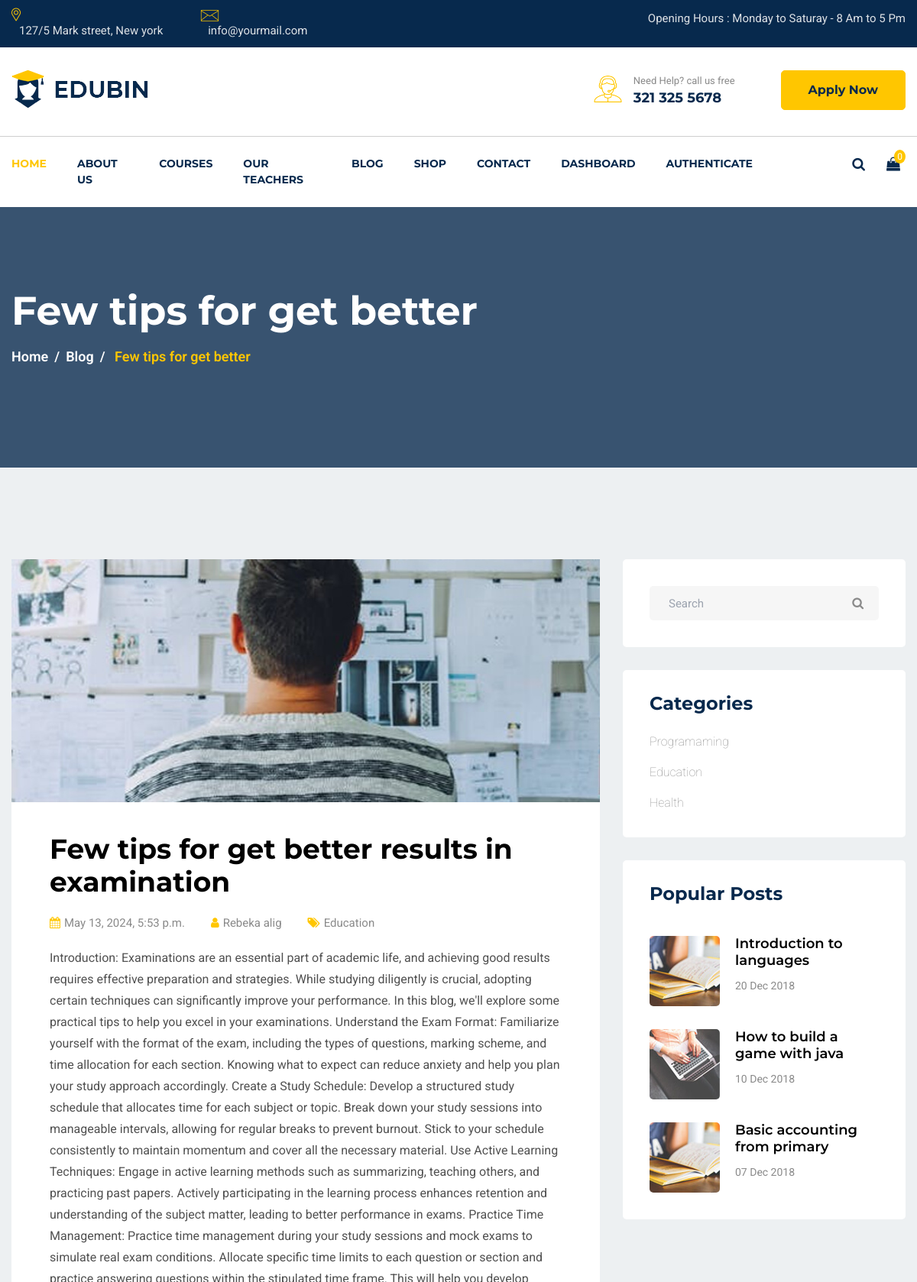
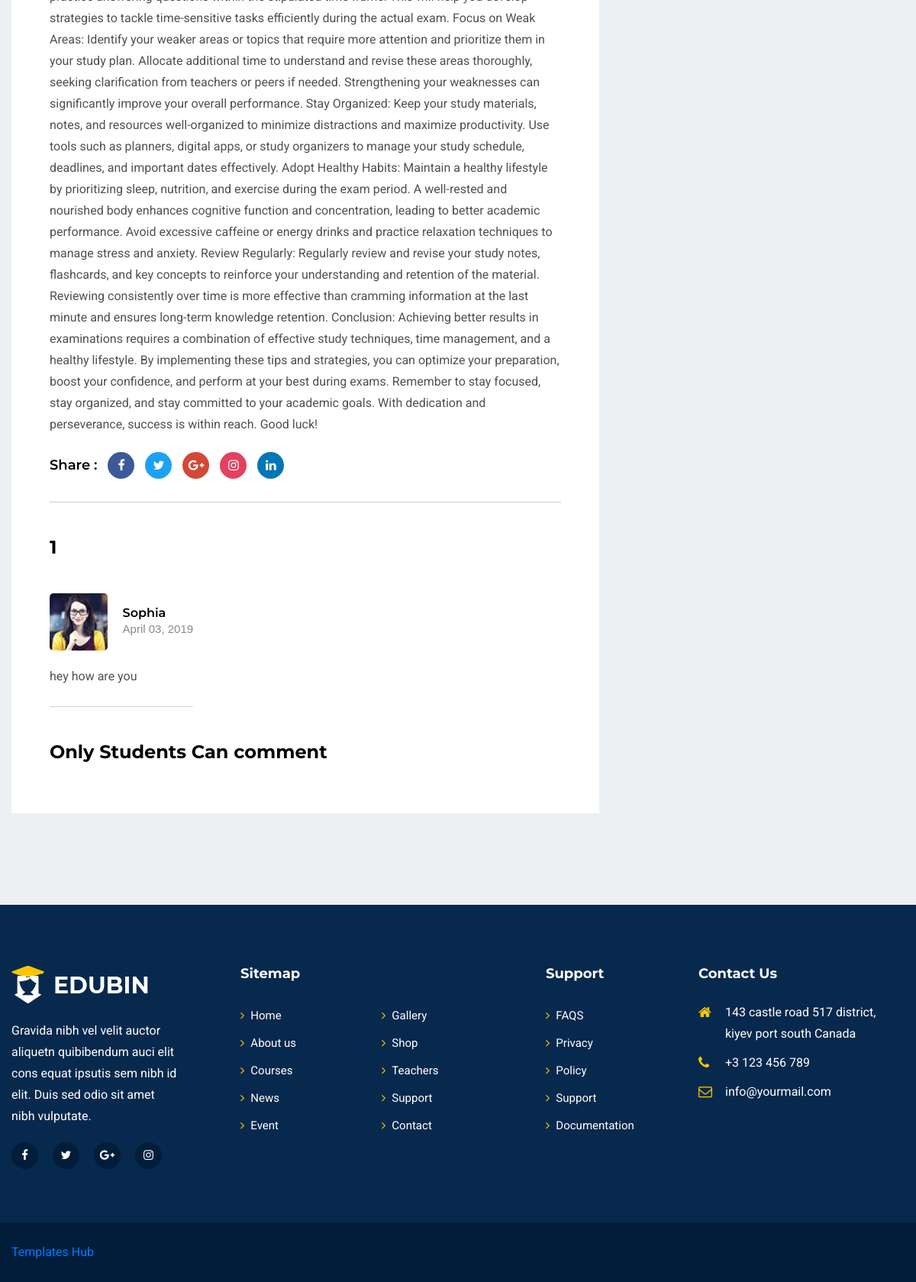
The page /mentor/blogs-single/1 on the database its author committed (2 pictures, top to bottom).
### mentor/models.py (models this page shows, shortened)
class Blog(models.Model):
    teacher = models.ForeignKey(Teacher, on_delete=models.CASCADE, related_name='blog_teacher')
    title = models.CharField(max_length=100)
    category = models.ForeignKey(Category,on_delete=models.CASCADE, related_name='blog_category')
    content = models.TextField(null=False,blank=False)
    image = models.ImageField(upload_to='blog_images', null=True, blank=True)
    created_at = models.DateTimeField(auto_now_add=True,null=True)

class Teacher(models.Model):
    teacher = models.ForeignKey(User,on_delete=models.CASCADE,related_name='teacher')
    image = models.ImageField(upload_to='teacher_images', null=True, blank=True)
    position = models.CharField(max_length=20)
    about = models.TextField(max_length=2000,null=False,blank=False)
    achievements = models.TextField(max_length=1500,null=False,blank=False)
    objectives = models.TextField(max_length=1500,null=False,blank=False)
    created_at = models.DateTimeField(auto_now_add=True,null=True)

class Category(models.Model):
    name = models.CharField(max_length=100)

class BlogReview(models.Model):
    student = models.ForeignKey(Student,on_delete=models.CASCADE, related_name='blog_review_student')
    comment = models.TextField(max_length=800,null=False,blank=False)
    blog = models.ForeignKey(Blog,on_delete=models.CASCADE,related_name='review_blog_content',null=True)
    created_at = models.DateTimeField(auto_now_add=True,null=True)

class Student(models.Model):
    student = models.ForeignKey(User,on_delete=models.CASCADE,related_name='student')
    image = models.ImageField(upload_to='student_images', null=True, blank=True)
    created_at = models.DateTimeField(auto_now_add=True,null=True)

### mentor/views.py (the view)
# urls.py: path('blogs-single/<int:id>', views.blogs_single, name="blogs-single"),
def blogs_single(request,id):
    blog = models.Blog.objects.get(id=id)
    blog_review = models.BlogReview.objects.filter(blog=blog)
    category = models.Category.objects.all()[:10]
    if request.user.is_authenticated and models.Student.objects.filter(student=request.user).exists():
        userId = request.user
        student = models.Student.objects.get(student=userId)
        studentId = student.id
        studentImage = json.dumps(student.image.url)
        username = json.dumps(student.student.username)
        context={
            'blog':blog,
            'blog_review':blog_review,
            'student': True,
            'studentId':studentId,
            'studentImage':studentImage,
            'username':username,
            'category':category
        }
    else:
        context = {
            'blog':blog,
            'blog_review':blog_review,
            'student': False,
            'category':category
        }
    return render(request,'mentor/blog-single.html',context=context)

### mentor/templates/mentor/blog-single.html (shortened to what this page needs)
{% extends 'mentor/base.html' %}
{% load static %}
  {% block content %}
  <section
  id="page-banner"
  class="pt-105 pb-130 bg_cover"
  data-overlay="8"
  style="background-image: url(images/page-banner-4.jpg %})"
>
  <div class="container">
    <div class="row">
      <div class="col-lg-12">
        <div class="page-banner-cont">
          <h2>Few tips for get better</h2>
          <nav aria-label="breadcrumb">
            <ol class="breadcrumb">
              <li class="breadcrumb-item"><a href="#">Home</a></li>
              <li class="breadcrumb-item"><a href="#">Blog</a></li>
              <li class="breadcrumb-item active" aria-current="page">
                Few tips for get better
              </li>
            </ol>
          </nav>
        </div>
      </div>
    </div>
  </div>
  </section>
    <section id="blog-singel" class="pt-90 pb-120 gray-bg">
      <div class="container">
        <div class="row">
          <div class="col-lg-8">
            <div class="blog-details mt-30">
              <div class="thum">
                <img src="{{blog.image.url}}" alt="Blog Details" />
              </div>
              <div class="cont">
                <h3>{{blog.title}}</h3>
                <ul>
                  <li>
                    <a href="#"
                      ><i class="fa fa-calendar"></i>{{blog.created_at}}</a
                    >
                  </li>
                  <li>
                    <a href="#"
                      ><i class="fa fa-user"></i
                      >{{blog.teacher.teacher.username}}</a
                    >
                  </li>
                  <li>
                    <a href="#"
                      ><i class="fa fa-tags"></i>{{blog.category.name}}</a
                    >
                  </li>
                </ul>
                <p>{{blog.content}}</p>
                <ul class="share">
                  <li class="title">Share :</li>
                  <li>
                    <a href="#"><i class="fa fa-facebook-f"></i></a>
                  </li>
                  <li>
                    <a href="#"><i class="fa fa-twitter"></i></a>
                  </li>
                  <li>
                    <a href="#"><i class="fa fa-google-plus"></i></a>
                  </li>
                  <li>
                    <a href="#"><i class="fa fa-instagram"></i></a>
                  </li>
                  <li>
                    <a href="#"><i class="fa fa-linkedin"></i></a>
                  </li>
                </ul>
                <div class="blog-comment pt-45">
                  <div class="title pb-15">
                    <h3>{{blog_review.count}}</h3>
                  </div>
                  <ul id="review">
                      {% for review in blog_review %}
                        <li>
                          <div class="comment">
                            <div class="comment-author">
                              <div class="author-thum">
                                <img src="{{ review.student.image.url }}" style="height: 2cm; width: auto;" alt="Reviews" />
                              </div>
                              <div class="comment-name">
                                <h6>{{ review.student.student.username }}</h6>
                                <span>April 03, 2019</span>
                              </div>
                            </div>
                            <div class="comment-description pt-20">
                              <p>{{ review.comment }}</p>
                            </div>
                          </div>
                        </li>
                      {% endfor %}
                  </ul>
                    {% if student %}
                      <div class="title pt-45 pb-25">
                        <h3>Leave a comment</h3>
                      </div>
                      <div class="comment-form">
                        <form action="#">
                          <div class="row">
                            <div class="col-md-12">
                              <div class="form-singel">
                                <textarea
                                  placeholder="Comment"
                                  id="message"
                                ></textarea>
                              </div>
                            </div>
                            <div class="col-md-12">
                              <div class="form-singel">
                                <button class="main-btn" id="review-submit">
                                  Submit
                                </button>
                              </div>
                            </div>
                          </div>
                        </form>
                      </div>
                    {% else %}
                      <div class="title pt-45 pb-25">
                        <h3>Only Students Can comment</h3>
                      </div>
                    {% endif %}
                </div>
              </div>
            </div>
          </div>
          <div class="col-lg-4">
            <div class="saidbar">
              <div class="row">
                <div class="col-lg-12 col-md-6">
                  <div class="saidbar-search mt-30">
                    <form action="#">
                      <input type="text" placeholder="Search" />
                      <button type="button">
                        <i class="fa fa-search"></i>
                      </button>
                    </form>
                  </div>
                  <div class="categories mt-30">
                    <h4>Categories</h4>
                    <ul>
                      {% for category in category %}
                        <li><a href="#">{{category.name}}</a></li>
                      {% endfor %}
                    </ul>
                  </div>
                </div>
                <div class="col-lg-12 col-md-6">
                  <div class="saidbar-post mt-30">
                    <h4>Popular Posts</h4>
                    <ul>
                      <li>
                        <a href="#">
                          <div class="singel-post">
                            <div class="thum">
                              <img
                                src="{% static 'images/blog/blog-post/bp-1.jpg' %}"
                                alt="Blog"
                              />
                            </div>
                            <div class="cont">
                              <h6>Introduction to languages</h6>
                              <span>20 Dec 2018</span>
                            </div>
                          </div>
                        </a>
                      </li>
                      <li>
                        <a href="#">
                          <div class="singel-post">
                            <div class="thum">
                              <img
                                src="{% static 'images/blog/blog-post/bp-2.jpg' %}"
                                alt="Blog"
                              />
                            </div>
                            <div class="cont">
                              <h6>How to build a game with java</h6>
                              <span>10 Dec 2018</span>
                            </div>
                          </div>
                        </a>
                      </li>
                      <li>
                        <a href="#">
                          <div class="singel-post">
                            <div class="thum">
                              <img
                                src="{% static 'images/blog/blog-post/bp-1.jpg' %}"
                                alt="Blog"
                              />
                            </div>
                            <div class="cont">
                              <h6>Basic accounting from primary</h6>
                              <span>07 Dec 2018</span>
                            </div>
                          </div>
                        </a>
                      </li>
                    </ul>
                  </div>
                </div>
              </div>
            </div>
          </div>
        </div>
      </div>
    </section>
    {% endblock %}

### static/css/default.css (style rules this page uses)
.mt-30 { margin-top: 30px; }
.pt-20 { padding-top: 20px; }
.pt-45 { padding-top: 45px; }
.pt-90 { padding-top: 90px; }
.pt-105 { padding-top: 105px; }
.pb-15 { padding-bottom: 15px; }
.pb-25 { padding-bottom: 25px; }
.pb-120 { padding-bottom: 120px; }
.pb-130 { padding-bottom: 130px; }
.gray-bg { background: #edf0f2; }
[data-overlay] { position: relative; }
[data-overlay]::before { background: #07294d none repeat scroll 0 0; content: ""; height: 100%; left: 0; position: absolute; top: 0; width: 100%; z-index: 1; }
[data-overlay="8"]::before { opacity: 0.8; }

### rows shown on the page
Blog: image (picture), title "Few tips for get better results in examination", created_at "May 13, 2024, 5:53 p.m.", teacher.teacher.username "Rebeka alig", category.name "Education", content "Introduction: Examinations are an essential part of academic life, and achieving good results requires effective preparation and strategies. While studying diligently is crucial, adopting certain techniques can significantly improve your performance. In this blog, we'll explore some practical tips to help you excel in your examinations. Understand the Exam Format: Familiarize yourself with the format of the exam, including the types of questions, marking scheme, and time allocation for each section. Knowing what to expect can reduce anxiety and help you plan your study approach accordingly. Create a Study Schedule: Develop a structured study schedule that allocates time for each subject or…"
BlogReview: student.image (picture), student.student.username "Sophia", comment "hey how are you"
Category: name "Programaming"
Category: name "Education"
Category: name "Health"

### other values the page prints
{{ blog_review.count }} "1"
